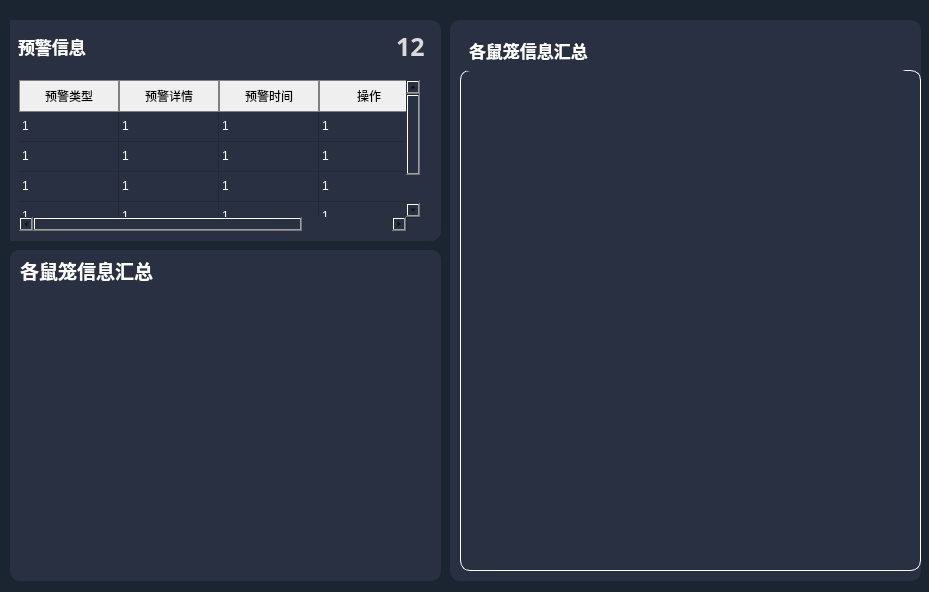
<?xml version="1.0" encoding="UTF-8"?>
<ui version="4.0">
 <class>tab1_frame</class>
 <widget class="QWidget" name="tab1_frame">
  <property name="geometry">
   <rect>
    <x>0</x>
    <y>0</y>
    <width>929</width>
    <height>592</height>
   </rect>
  </property>
  <property name="windowTitle">
   <string>Form</string>
  </property>
  <property name="styleSheet">
   <string notr="true">*{
border:none;
background:rgb(27,36,49);
}

QGraphicsView{
border:1px solid white;
}</string>
  </property>
  <widget class="QWidget" name="tab1" native="true">
   <property name="geometry">
    <rect>
     <x>10</x>
     <y>0</y>
     <width>911</width>
     <height>591</height>
    </rect>
   </property>
   <widget class="QWidget" name="verticalLayoutWidget_4">
    <property name="geometry">
     <rect>
      <x>0</x>
      <y>250</y>
      <width>431</width>
      <height>331</height>
     </rect>
    </property>
    <layout class="QVBoxLayout" name="frame2_layout">
     <item>
      <widget class="QFrame" name="frame2">
       <property name="styleSheet">
        <string notr="true">background:rgb(40, 48,65);
border-radius:10px;</string>
       </property>
       <property name="frameShape">
        <enum>QFrame::StyledPanel</enum>
       </property>
       <property name="frameShadow">
        <enum>QFrame::Raised</enum>
       </property>
       <widget class="QWidget" name="horizontalLayoutWidget_6">
        <property name="geometry">
         <rect>
          <x>0</x>
          <y>0</y>
          <width>431</width>
          <height>41</height>
         </rect>
        </property>
        <layout class="QHBoxLayout" name="frame2_toplayout">
         <item>
          <widget class="QLabel" name="frame2_toplayout_title">
           <property name="font">
            <font>
             <pointsize>-1</pointsize>
             <bold>true</bold>
            </font>
           </property>
           <property name="styleSheet">
            <string notr="true">color:white;
font-size:19px;
padding-left:5px;</string>
           </property>
           <property name="text">
            <string>各鼠笼信息汇总</string>
           </property>
          </widget>
         </item>
         <item>
          <spacer name="frame2_toplayout_spacer">
           <property name="orientation">
            <enum>Qt::Horizontal</enum>
           </property>
           <property name="sizeHint" stdset="0">
            <size>
             <width>40</width>
             <height>20</height>
            </size>
           </property>
          </spacer>
         </item>
        </layout>
       </widget>
       <widget class="QWidget" name="verticalLayoutWidget_12">
        <property name="geometry">
         <rect>
          <x>10</x>
          <y>50</y>
          <width>401</width>
          <height>271</height>
         </rect>
        </property>
        <layout class="QVBoxLayout" name="frame2_contentlayout"/>
       </widget>
      </widget>
     </item>
    </layout>
   </widget>
   <widget class="QWidget" name="verticalLayoutWidget_10">
    <property name="geometry">
     <rect>
      <x>440</x>
      <y>20</y>
      <width>471</width>
      <height>561</height>
     </rect>
    </property>
    <layout class="QVBoxLayout" name="frame3_layout">
     <item>
      <widget class="QFrame" name="frame3">
       <property name="styleSheet">
        <string notr="true">background:rgb(40, 48,65);
border-radius:10px;</string>
       </property>
       <property name="frameShape">
        <enum>QFrame::StyledPanel</enum>
       </property>
       <property name="frameShadow">
        <enum>QFrame::Raised</enum>
       </property>
       <widget class="QWidget" name="verticalLayoutWidget_3">
        <property name="geometry">
         <rect>
          <x>10</x>
          <y>50</y>
          <width>461</width>
          <height>501</height>
         </rect>
        </property>
        <layout class="QVBoxLayout" name="frame3_contentlayout">
         <item>
          <widget class="QGraphicsView" name="frame3_contentlayout_charts"/>
         </item>
        </layout>
       </widget>
       <widget class="QWidget" name="horizontalLayoutWidget_4">
        <property name="geometry">
         <rect>
          <x>10</x>
          <y>10</y>
          <width>451</width>
          <height>41</height>
         </rect>
        </property>
        <layout class="QHBoxLayout" name="frame3_toplayout">
         <item>
          <widget class="QLabel" name="frame3_toplayout_title">
           <property name="font">
            <font>
             <pointsize>-1</pointsize>
             <bold>true</bold>
            </font>
           </property>
           <property name="styleSheet">
            <string notr="true">color:white;
font-size:17px;
padding-left:5px;</string>
           </property>
           <property name="text">
            <string>各鼠笼信息汇总</string>
           </property>
          </widget>
         </item>
         <item>
          <spacer name="frame3_toplayout_spacer">
           <property name="orientation">
            <enum>Qt::Horizontal</enum>
           </property>
           <property name="sizeHint" stdset="0">
            <size>
             <width>40</width>
             <height>20</height>
            </size>
           </property>
          </spacer>
         </item>
        </layout>
       </widget>
      </widget>
     </item>
    </layout>
   </widget>
   <widget class="QWidget" name="verticalLayoutWidget_11">
    <property name="geometry">
     <rect>
      <x>-10</x>
      <y>20</y>
      <width>441</width>
      <height>221</height>
     </rect>
    </property>
    <layout class="QVBoxLayout" name="frame1_layout">
     <item>
      <widget class="QWidget" name="frame1" native="true">
       <property name="styleSheet">
        <string notr="true">background:rgb(40, 48,65);
border-radius:10px;</string>
       </property>
       <layout class="QVBoxLayout" name="verticalLayout_4">
        <item>
         <layout class="QHBoxLayout" name="frame1_toplayout">
          <item>
           <widget class="QLabel" name="frame1_toplayout_title">
            <property name="font">
             <font>
              <pointsize>-1</pointsize>
              <bold>true</bold>
             </font>
            </property>
            <property name="styleSheet">
             <string notr="true">color:white;
font-size:17px;
padding-left:5px;</string>
            </property>
            <property name="text">
             <string>预警信息</string>
            </property>
           </widget>
          </item>
          <item>
           <spacer name="toplayout_spacer">
            <property name="orientation">
             <enum>Qt::Horizontal</enum>
            </property>
            <property name="sizeHint" stdset="0">
             <size>
              <width>40</width>
              <height>20</height>
             </size>
            </property>
           </spacer>
          </item>
          <item>
           <widget class="QLabel" name="frame1_toplayout_count">
            <property name="font">
             <font>
              <family>宋体</family>
              <pointsize>-1</pointsize>
              <italic>false</italic>
              <bold>true</bold>
              <underline>false</underline>
             </font>
            </property>
            <property name="styleSheet">
             <string notr="true">color:rgb(218, 218, 218);
font-size:25px;
padding-left:5px;</string>
            </property>
            <property name="text">
             <string>12</string>
            </property>
           </widget>
          </item>
         </layout>
        </item>
        <item>
         <layout class="QVBoxLayout" name="frame1_contentlayout">
          <property name="leftMargin">
           <number>10</number>
          </property>
          <item>
           <widget class="QScrollArea" name="frame1_contentlayout_scroll">
            <property name="widgetResizable">
             <bool>true</bool>
            </property>
            <widget class="QWidget" name="frame1_contentlayout_scroll_content">
             <property name="geometry">
              <rect>
               <x>0</x>
               <y>0</y>
               <width>410</width>
               <height>166</height>
              </rect>
             </property>
             <widget class="QTableWidget" name="frame1_contentlayout_table">
              <property name="geometry">
               <rect>
                <x>0</x>
                <y>10</y>
                <width>401</width>
                <height>151</height>
               </rect>
              </property>
              <property name="styleSheet">
               <string notr="true"> QHeaderView::section {
             
                color: black;                 /* 表头文字颜色 */
                padding: 4px;
                border: 1px solid gray;
  }
QTableView{
color:white;
}
</string>
              </property>
              <attribute name="horizontalHeaderVisible">
               <bool>true</bool>
              </attribute>
              <attribute name="horizontalHeaderHighlightSections">
               <bool>true</bool>
              </attribute>
              <attribute name="verticalHeaderVisible">
               <bool>false</bool>
              </attribute>
              <row>
               <property name="text">
                <string/>
               </property>
              </row>
              <row>
               <property name="text">
                <string/>
               </property>
              </row>
              <row>
               <property name="text">
                <string/>
               </property>
              </row>
              <row>
               <property name="text">
                <string/>
               </property>
              </row>
              <column>
               <property name="text">
                <string>预警类型</string>
               </property>
              </column>
              <column>
               <property name="text">
                <string>预警详情</string>
               </property>
              </column>
              <column>
               <property name="text">
                <string>预警时间</string>
               </property>
              </column>
              <column>
               <property name="text">
                <string>操作</string>
               </property>
              </column>
              <item row="0" column="0">
               <property name="text">
                <string>1</string>
               </property>
              </item>
              <item row="0" column="1">
               <property name="text">
                <string>1</string>
               </property>
              </item>
              <item row="0" column="2">
               <property name="text">
                <string>1</string>
               </property>
              </item>
              <item row="0" column="3">
               <property name="text">
                <string>1</string>
               </property>
              </item>
              <item row="1" column="0">
               <property name="text">
                <string>1</string>
               </property>
              </item>
              <item row="1" column="1">
               <property name="text">
                <string>1</string>
               </property>
              </item>
              <item row="1" column="2">
               <property name="text">
                <string>1</string>
               </property>
              </item>
              <item row="1" column="3">
               <property name="text">
                <string>1</string>
               </property>
              </item>
              <item row="2" column="0">
               <property name="text">
                <string>1</string>
               </property>
              </item>
              <item row="2" column="1">
               <property name="text">
                <string>1</string>
               </property>
              </item>
              <item row="2" column="2">
               <property name="text">
                <string>1</string>
               </property>
              </item>
              <item row="2" column="3">
               <property name="text">
                <string>1</string>
               </property>
              </item>
              <item row="3" column="0">
               <property name="text">
                <string>1</string>
               </property>
              </item>
              <item row="3" column="1">
               <property name="text">
                <string>1</string>
               </property>
              </item>
              <item row="3" column="2">
               <property name="text">
                <string>1</string>
               </property>
              </item>
              <item row="3" column="3">
               <property name="text">
                <string>1</string>
               </property>
              </item>
             </widget>
            </widget>
           </widget>
          </item>
         </layout>
        </item>
       </layout>
      </widget>
     </item>
    </layout>
   </widget>
  </widget>
 </widget>
 <resources/>
 <connections/>
</ui>
